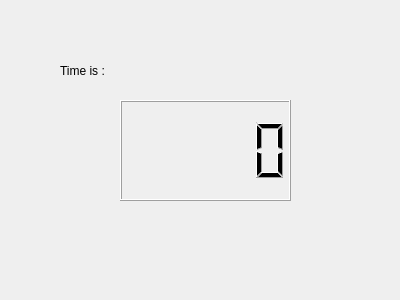
<?xml version="1.0" encoding="UTF-8"?>
<ui version="4.0">
 <class>Dialog</class>
 <widget class="QDialog" name="Dialog">
  <property name="geometry">
   <rect>
    <x>0</x>
    <y>0</y>
    <width>400</width>
    <height>300</height>
   </rect>
  </property>
  <property name="windowTitle">
   <string>Dialog</string>
  </property>
  <widget class="QLCDNumber" name="Time">
   <property name="geometry">
    <rect>
     <x>120</x>
     <y>100</y>
     <width>171</width>
     <height>101</height>
    </rect>
   </property>
   <property name="smallDecimalPoint">
    <bool>false</bool>
   </property>
   <property name="segmentStyle">
    <enum>QLCDNumber::Filled</enum>
   </property>
  </widget>
  <widget class="QLabel" name="label">
   <property name="geometry">
    <rect>
     <x>60</x>
     <y>50</y>
     <width>161</width>
     <height>41</height>
    </rect>
   </property>
   <property name="text">
    <string>Time is :</string>
   </property>
  </widget>
 </widget>
 <resources/>
 <connections/>
</ui>
